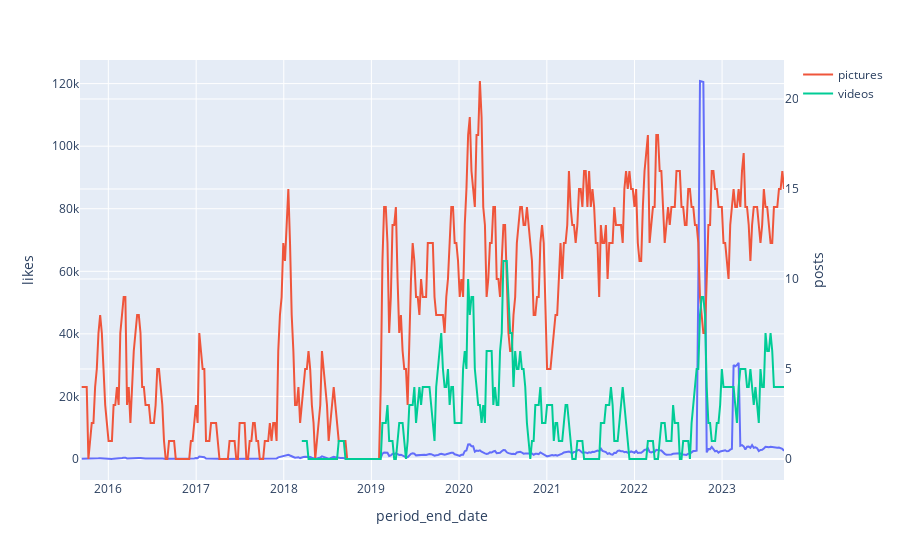

This figure's notebook cell:
### Markdown cell above
### Randomly selecting a company
We selected "GAF" as a company to get more feel of the data. We looked into instagram posts and likes from 3 years ago and confirmed that for example likes are reset every week. In GAF Instagram page we found some posts with some celebrity which made the likes to spike in that period and then come back after the period. This indicates that the likes are just for each week.

### Code cell
brand_name = "GAF"
plotting_df = data[lambda x: x['business_entity_doing_business_as_name'] == brand_name][['period_end_date','followers','pictures','videos','comments','likes']].drop_duplicates().copy()

# Create Plotly Express plot
fig = px.line(plotting_df, x='period_end_date', y='likes')

# Add another trace for Value2 on a secondary y-axis
fig.add_trace(go.Scatter(x=plotting_df['period_end_date'], y=plotting_df['pictures'], name='pictures', yaxis='y2'))
fig.add_trace(go.Scatter(x=plotting_df['period_end_date'], y=plotting_df['videos'], name='videos', yaxis='y2'))
#fig.add_trace(go.Scatter(x=plotting_df['period_end_date'], y=plotting_df['likes'], name='likes', yaxis='y3'))

# Update layout to add secondary y-axis
fig.update_layout(
    yaxis2=dict(title='posts', overlaying='y', side='right'),
    #yaxis3=dict(title='likes', overlaying='y', side='left')
)

# Show plot
fig.show()

### Figure 1 — Plotly figure (JSON) as saved in the notebook; plotly's stock layout.template omitted (floating-point values rounded to 4 significant figures; data arrays with more than 128 entries replaced by an {"elided": "..."} marker saying what was removed)
{"data": [{"hovertemplate": "period_end_date=%{x}<br>likes=%{y}<extra></extra>", "legendgroup": "", "line": {"color": "#636efa", "dash": "solid"}, "marker": {"symbol": "circle"}, "mode": "lines", "name": "", "orientation": "v", "showlegend": false, "type": "scatter", "x": {"elided": "420 str values"}, "xaxis": "x", "y": {"elided": "420 int values"}, "yaxis": "y"}, {"name": "pictures", "type": "scatter", "x": {"elided": "420 str values"}, "y": {"elided": "420 int values"}, "yaxis": "y2"}, {"name": "videos", "type": "scatter", "x": {"elided": "420 str values"}, "y": {"elided": "420 int values"}, "yaxis": "y2"}], "layout": {"legend": {"tracegroupgap": 0}, "margin": {"t": 60}, "xaxis": {"anchor": "y", "domain": [0, 1], "title": {"text": "period_end_date"}}, "yaxis": {"anchor": "x", "domain": [0, 1], "title": {"text": "likes"}}, "yaxis2": {"overlaying": "y", "side": "right", "title": {"text": "posts"}}}}
